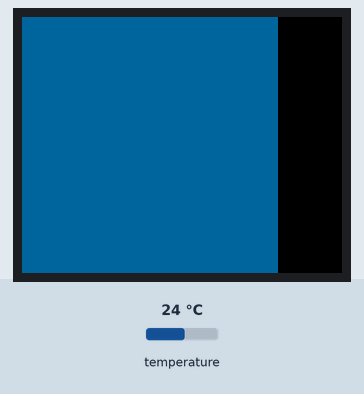
The sketch below on a simulated ESP32. On the bench: 160×128 colour display. Inputs (shaded band) come from the test bench; at power-on: temperature 24 °C. WiFi joins after 1.5 s; servers stay silent unless stated; what the sketch prints to the serial monitor is not drawn.

Above: at 1.3 s.
1.4 s: temperature set to 12 °C
At 1.7 s:
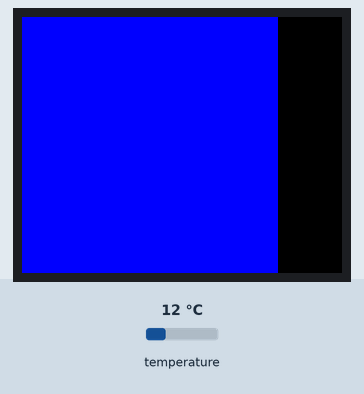
2.9 s: temperature set to 28 °C
At 3.6 s:
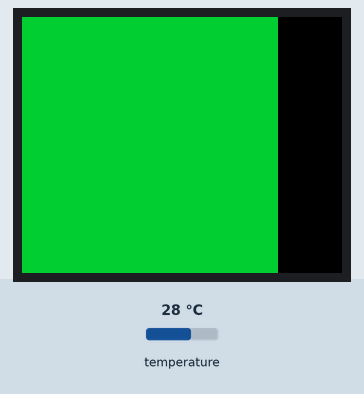
4.4 s: temperature set to 33 °C
At 5.6 s:
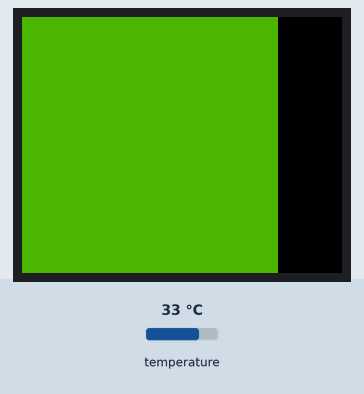
6.0 s: temperature set to 41 °C
At 7.2 s:
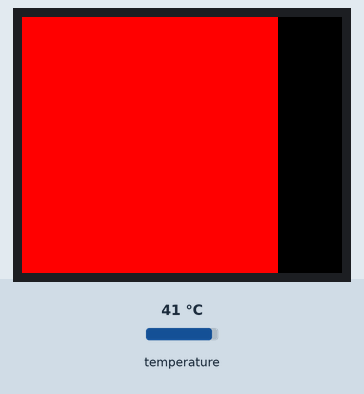
7.5 s: temperature set to 39 °C
Timing chart, 0 to 10.0 s (numbered marks = the images above; inputs shaded):
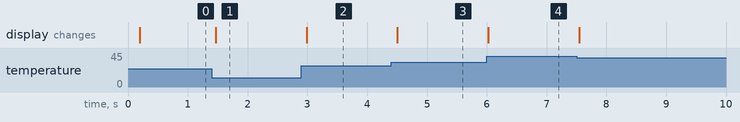

Measured:
- after the input at 1.4 s, the display: changes after 0.06 s (image 1)
- after the input at 2.9 s, the display: changes after 0.09 s (image 2)
- after the input at 4.4 s, the display: changes after 0.11 s (image 3)
- after the input at 6.0 s, the display: changes at once (image 4)

The sketch:

esp32_thermal_camera.ino
```cpp
#include <Wire.h>
#include <Adafruit_GFX.h>
#include <Adafruit_AMG88xx.h>
#include <Adafruit_ST7735.h>
#include <SPI.h>
#include <WiFi.h>
#include <WebServer.h>

// --- Display Pin Setup ---
#define TFT_CS     5
#define TFT_RST    4
#define TFT_DC     2

Adafruit_ST7735 tft = Adafruit_ST7735(TFT_CS, TFT_DC, TFT_RST);
Adafruit_AMG88xx amg;

// --- Thermal Grid ---
float pixels[64];
const int gridSize = 32; // 32x32 interpolated
uint16_t colors[gridSize * gridSize];

// --- WiFi AP ---
const char* ssid = "ThermalCam";
const char* password = "12345678";
WebServer server(80);

// --- Interpolation ---
float getInterpolatedTemp(int x, int y) {
  float gx = (float)x * 7.0 / (gridSize - 1);
  float gy = (float)y * 7.0 / (gridSize - 1);
  int x0 = (int)gx;
  int y0 = (int)gy;
  int x1 = min(x0 + 1, 7);
  int y1 = min(y0 + 1, 7);
  float dx = gx - x0;
  float dy = gy - y0;
  float t00 = pixels[y0 * 8 + x0];
  float t01 = pixels[y0 * 8 + x1];
  float t10 = pixels[y1 * 8 + x0];
  float t11 = pixels[y1 * 8 + x1];
  float t0 = t00 + dx * (t01 - t00);
  float t1 = t10 + dx * (t11 - t10);
  return t0 + dy * (t1 - t0);
}

// --- Color Mapping (Temp to RGB565 + RGB888) ---
uint16_t mapTempToColor(float temp, uint8_t &r, uint8_t &g, uint8_t &b) {
  float tMin = 20.0, tMax = 40.0;
  temp = constrain(temp, tMin, tMax);
  uint8_t val = map((int)(temp * 10), tMin * 10, tMax * 10, 0, 255);
  if (val < 128) {
    r = 0;
    g = val * 2;
    b = 255 - val * 2;
  } else {
    r = (val - 128) * 2;
    g = 255 - (val - 128) * 2;
    b = 0;
  }
  return tft.color565(r, g, b);
}

// --- Web Page with Canvas ---
const char* htmlPage = R"rawliteral(
<!DOCTYPE html><html><head><meta charset='utf-8'>
<title>ESP32 Thermal Camera</title>
<style>
canvas { image-rendering: pixelated; }
</style>
</head><body>
<h2>ESP32 Thermal Camera</h2>
<canvas id="c" width="32" height="32" style="width:320px;height:320px;"></canvas>
<script>
const canvas = document.getElementById("c");
const ctx = canvas.getContext("2d");
function drawHeatmap(data) {
  const img = ctx.getImageData(0, 0, 32, 32);
  for (let i = 0; i < data.length; i++) {
    const [r, g, b] = data[i];
    img.data[i * 4 + 0] = r;
    img.data[i * 4 + 1] = g;
    img.data[i * 4 + 2] = b;
    img.data[i * 4 + 3] = 255;
  }
  ctx.putImageData(img, 0, 0);
}
function update() {
  fetch("/heatmap")
    .then(res => res.json())
    .then(drawHeatmap);
}
setInterval(update, 500);
update();
</script>
</body></html>
)rawliteral";

// --- Web Handlers ---
void handleRoot() {
  server.send(200, "text/html", htmlPage);
}

void handleHeatmap() {
  String json = "[";
  for (int i = 0; i < gridSize * gridSize; i++) {
    uint16_t color = colors[i];
    uint8_t r = (color >> 11) & 0x1F;
    uint8_t g = (color >> 5) & 0x3F;
    uint8_t b = color & 0x1F;
    // Convert RGB565 to 8-bit per channel
    r = (r * 255) / 31;
    g = (g * 255) / 63;
    b = (b * 255) / 31;
    json += "[" + String(r) + "," + String(g) + "," + String(b) + "]";
    if (i < gridSize * gridSize - 1) json += ",";
  }
  json += "]";
  server.send(200, "application/json", json);
}

// --- Setup ---
void setup() {
  Serial.begin(115200);
  Wire.begin(21, 22); // ESP32 I2C pins

  tft.initR(INITR_BLACKTAB);
  tft.setRotation(1);
  tft.fillScreen(ST77XX_BLACK);

  if (!amg.begin()) {
    Serial.println("AMG8833 not found!");
    while (1);
  }

  WiFi.softAP(ssid, password);
  Serial.println("WiFi AP started. Connect to:");
  Serial.println(WiFi.softAPIP());

  server.on("/", handleRoot);
  server.on("/heatmap", handleHeatmap);
  server.begin();
}

// --- Main Loop ---
void loop() {
  amg.readPixels(pixels);
  int block = 128 / gridSize;

  for (int y = 0; y < gridSize; y++) {
    for (int x = 0; x < gridSize; x++) {
      float temp = getInterpolatedTemp(x, y);
      uint8_t r, g, b;
      uint16_t color = mapTempToColor(temp, r, g, b);
      colors[y * gridSize + x] = color;

      // Draw on TFT
      tft.fillRect(x * block, y * block, block, block, color);
    }
  }

  server.handleClient();
  delay(100);
}
```
